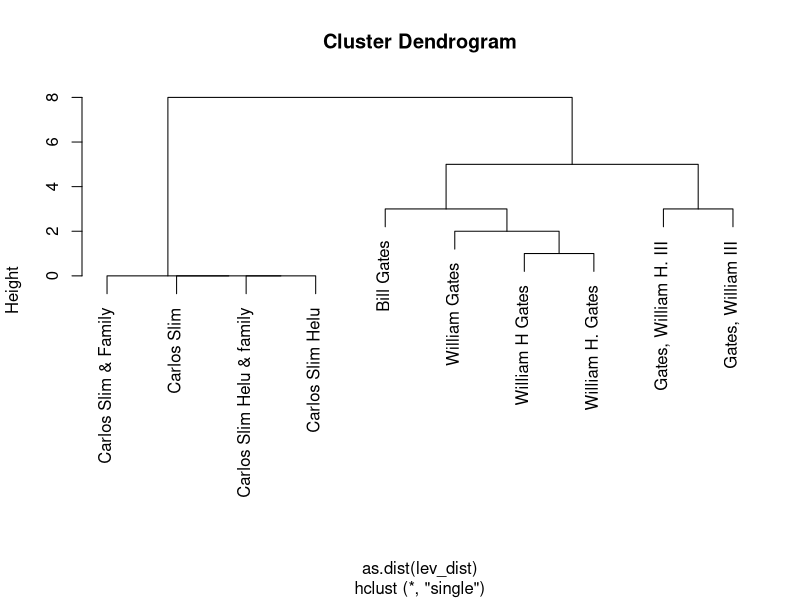

Recreate this plot in R.
### http://stackoverflow.com/questions/28952034/
# finding-partial-matches-on-strings-in-r/



## I have a very large database with names like this:
## 
## names <- c("William Gates", "Bill Gates", "Gates, William H. III", 
##     "Gates, William III", "William H Gates", "William H. Gates", 
##     "Carlos Slim Helu & family", "Carlos Slim Helu", 
##     "Carlos Slim & Family", "Carlos Slim")
## 
## which I would like to 'clean up' automatically like this:
## 
## new_names <- c("William Gates", "William Gates", "William Gates", 
##     "William Gates", "William Gates", "William Gates", 
##     "Carlos Slim Helu & family", "Carlos Slim Helu & family", 
##     "Carlos Slim Helu & family", "Carlos Slim Helu & family")
## 
## where I have (arbitrarily) used the first occurrence of the name to replace other variations of it.
## 
## In this example names is a character vector of length 10. I would like to create a 10 X 10 matrix of "partial match values". This matrix would store "measures" between 0 and 1 of the extent of the partial match. For instance, comparing names[1] with names[1] yields a perfect match, so the value would be 1; comparing names[1] with names[2] would yield something like 5/12 = 0.41667, reflecting the fact that Gates is common to both strings and that (ignoring empty strings) names[1] has 12 letters; by the same logic, comparing names[2] with names[1] would yield something like 5/9 = 0.55556.
## 
## I would probably ignore cases (family and Family would be a perfect match) and only focus on matching substrings (but if someone has a comment on how to match, say Slim and Silm, that would be excellent too.
## 
## As a second step, I would create a triangular matrix of the maximal values (in the example, the value 5/9 = 0.55556). I would then use this matrix to eye-ball the situation and to select a threshold like 0.95 above which strings are replaced, progressively lowering the threshold until I feel satisfied that the data has been cleaned up.
## 
## I expect that this sort of thing has been done before and that someone will be able to help me get started. I have read about Paul Murrell's compare package and expect that it would be a great tool to use, but I have not seen too many examples that could be readily adapted, so if you know of a tutorial or of examples other than the package vignette, please do point me to them.
## 
## I do realize that more code would be expected of a good question, and I apologize for not being able to provide much. While I am reasonably familiar with R, I am not with string matching. If someone points me to some place to get started, I can then try to rephrase my question with some example code.


### ANSWER 1


## Full answer based on adist and clustering.
## 
## With arguments partial=TRUE and ignore.case=TRUE, the function adist from base R seems to work with the problem. For the long haul, the library stringdist that Chris S pointed out seems promising but could also work with this approach.
## 
## This solution uses clustering via hclust, employing the 'single linkage' method that takes a 'friends of friends' approach suited to this problem.
## 
## Note that this requires choosing a threshold based on cluster height (in this case accumulated generalized Levenshtein distance between the names as viewed through the single-link criterion). If clustering isn't too expensive for your problem, than visualizing or inspecting the output of hclust shouldn't be too bad either.

## renamed to avoid overwriting names() function
raw_names <- c("William Gates", "Bill Gates", "Gates, William H. III", 
  "Gates, William III", "William H Gates", "William H. Gates", 
  "Carlos Slim Helu & family", "Carlos Slim Helu", 
  "Carlos Slim & Family", "Carlos Slim")

lev_dist <- adist(raw_names, raw_names, partial=TRUE, ignore.case=TRUE)

#use single linkage method as it suits the problem
hc <- hclust(as.dist(lev_dist), method='single')

## cluster vis for picking threshold
plot(hc, labels=raw_names)
threshold <- 6 ## in terms of cluster height --

## based on threshold, get clusters and make labels
cluster <- cutree(hc, h=threshold)
cluster_labels <- sapply(unique(cluster), function(i) raw_names[min(which(cluster == i))])
(new_names <- cluster_labels[cluster])

##  [1] "William Gates" "William Gates" "William Gates"
## "Carlos Slim Helu & family" "Carlos Slim Helu & family" [6]
## "William Gates" "William Gates" "William Gates"
## "Carlos Slim Helu & family" "Carlos Slim Helu & family"


### ANSWER 2



## Here is a simple attempt. just using a built in function and not creating any matrix, but it seems to work on this simple example.

names <- c("William Gates", "Bill Gates", "Gates, William H. III", 
           "Gates, William III", "William H Gates", "William H. Gates", 
           "Carlos Slim Helu & family", "Carlos Slim Helu", 
           "Carlos Slim & Family", "Carlos Slim")

new_names <- c("William Gates", "William Gates", "William Gates", 
               "William Gates", "William Gates", "William Gates", 
               "Carlos Slim Helu & family", "Carlos Slim Helu & family", 
               "Carlos Slim Helu & family", "Carlos Slim Helu & family")

nn <- c('Bill Gates','Carlos Slim')


cbind(names, sapply(nn, function(x) 
  ifelse(agrepl(x, names, max.distance = 5), x, NA)))

#      names                       Bill Gates   Carlos Slim  
# [1,] "William Gates"             "Bill Gates" NA           
# [2,] "Bill Gates"                "Bill Gates" NA           
# [3,] "Gates, William H. III"     "Bill Gates" NA           
# [4,] "Gates, William III"        "Bill Gates" NA           
# [5,] "William H Gates"           "Bill Gates" NA           
# [6,] "William H. Gates"          "Bill Gates" NA           
# [7,] "Carlos Slim Helu & family" NA           "Carlos Slim"
# [8,] "Carlos Slim Helu"          NA           "Carlos Slim"
# [9,] "Carlos Slim & Family"      NA           "Carlos Slim"
# [10,] "Carlos Slim"               NA           "Carlos Slim"

# another option that comes to mind would be sorting out the frequent occurrences of all names and providing some cut-off and using that instead of making the comparison by hand.

names <- c("William Gates", "Bill Gates", "Gates, William H. III", 
           "Gates, William III", "William H Gates", "William H. Gates", 
           "Carlos Slim Helu & family", "Carlos Slim Helu", 
           "Carlos Slim & Family", "Carlos Slim")

names <- gsub('[[:punct:]]', '', names)
nn <- sort(table(unlist(strsplit(names, ' '))))
nn <- names(nn[nn >= 4])

cbind(names, sapply(nn, function(x) 
  ifelse(agrepl(x, names, max.distance = 1), x, NA)))

#      names                      Carlos   Slim   William   Gates  
# [1,] "William Gates"            NA       NA     "William" "Gates"
# [2,] "Bill Gates"               NA       NA     NA        "Gates"
# [3,] "Gates William H III"      NA       NA     "William" "Gates"
# [4,] "Gates William III"        NA       NA     "William" "Gates"
# [5,] "William H Gates"          NA       NA     "William" "Gates"
# [6,] "William H Gates"          NA       NA     "William" "Gates"
# [7,] "Carlos Slim Helu  family" "Carlos" "Slim" NA        NA     
# [8,] "Carlos Slim Helu"         "Carlos" "Slim" NA        NA     
# [9,] "Carlos Slim  Family"      "Carlos" "Slim" NA        NA     
# [10,] "Carlos Slim"              "Carlos" "Slim" NA        NA   


### ANSWER 3



## The stringdist package might help to get the matrix - it's also described in the June 2014 R journal.

library(stringdist)
stringdistmatrix(names, names)
##       [,1] [,2] [,3] [,4] [,5] [,6] [,7] [,8] [,9] [,10]
##  [1,]    0    4   13   12    2    3   20   13   15    11
##  [2,]    4    0   17   15    6    7   21   13   16    10
##  [3,]   13   17    0    3   13   12   20   14   17    16
##  [4,]   12   15    3    0   14   15   20   13   16    13
##  ...
